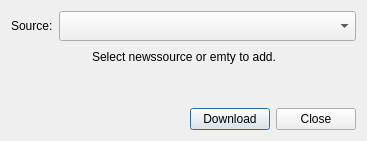
<?xml version="1.0" encoding="UTF-8"?>
<ui version="4.0">
 <class>HttpDownload</class>
 <widget class="QDialog" name="HttpDownload">
  <property name="geometry">
   <rect>
    <x>0</x>
    <y>0</y>
    <width>367</width>
    <height>141</height>
   </rect>
  </property>
  <property name="windowTitle">
   <string>HttpDownload</string>
  </property>
  <property name="windowIcon">
   <iconset resource="resources.qrc">
    <normaloff>:/new/icon/g_black.png</normaloff>:/new/icon/g_black.png</iconset>
  </property>
  <layout class="QGridLayout" name="gridLayout">
   <item row="1" column="0" colspan="3">
    <layout class="QHBoxLayout" name="horizontalLayout_2">
     <item>
      <spacer name="horizontalSpacer_2">
       <property name="orientation">
        <enum>Qt::Horizontal</enum>
       </property>
       <property name="sizeHint" stdset="0">
        <size>
         <width>40</width>
         <height>20</height>
        </size>
       </property>
      </spacer>
     </item>
     <item>
      <widget class="QLabel" name="statusLabel">
       <property name="text">
        <string>Select newssource or emty to add.</string>
       </property>
      </widget>
     </item>
     <item>
      <spacer name="horizontalSpacer_3">
       <property name="orientation">
        <enum>Qt::Horizontal</enum>
       </property>
       <property name="sizeHint" stdset="0">
        <size>
         <width>40</width>
         <height>20</height>
        </size>
       </property>
      </spacer>
     </item>
    </layout>
   </item>
   <item row="3" column="0" colspan="3">
    <layout class="QHBoxLayout" name="horizontalLayout_3">
     <item>
      <spacer name="horizontalSpacer">
       <property name="orientation">
        <enum>Qt::Horizontal</enum>
       </property>
       <property name="sizeHint" stdset="0">
        <size>
         <width>40</width>
         <height>20</height>
        </size>
       </property>
      </spacer>
     </item>
     <item>
      <widget class="QPushButton" name="downloadButton">
       <property name="text">
        <string>Download</string>
       </property>
      </widget>
     </item>
     <item>
      <widget class="QPushButton" name="quitButton">
       <property name="text">
        <string>Close</string>
       </property>
      </widget>
     </item>
    </layout>
   </item>
   <item row="0" column="1" colspan="2">
    <widget class="QComboBox" name="urlList">
     <property name="minimumSize">
      <size>
       <width>0</width>
       <height>30</height>
      </size>
     </property>
    </widget>
   </item>
   <item row="0" column="0">
    <widget class="QLabel" name="urlLabel">
     <property name="text">
      <string>Source:</string>
     </property>
    </widget>
   </item>
   <item row="2" column="2">
    <spacer name="verticalSpacer">
     <property name="orientation">
      <enum>Qt::Vertical</enum>
     </property>
     <property name="sizeHint" stdset="0">
      <size>
       <width>291</width>
       <height>27</height>
      </size>
     </property>
    </spacer>
   </item>
  </layout>
 </widget>
 <layoutdefault spacing="6" margin="11"/>
 <resources>
  <include location="resources.qrc"/>
 </resources>
 <connections/>
</ui>
